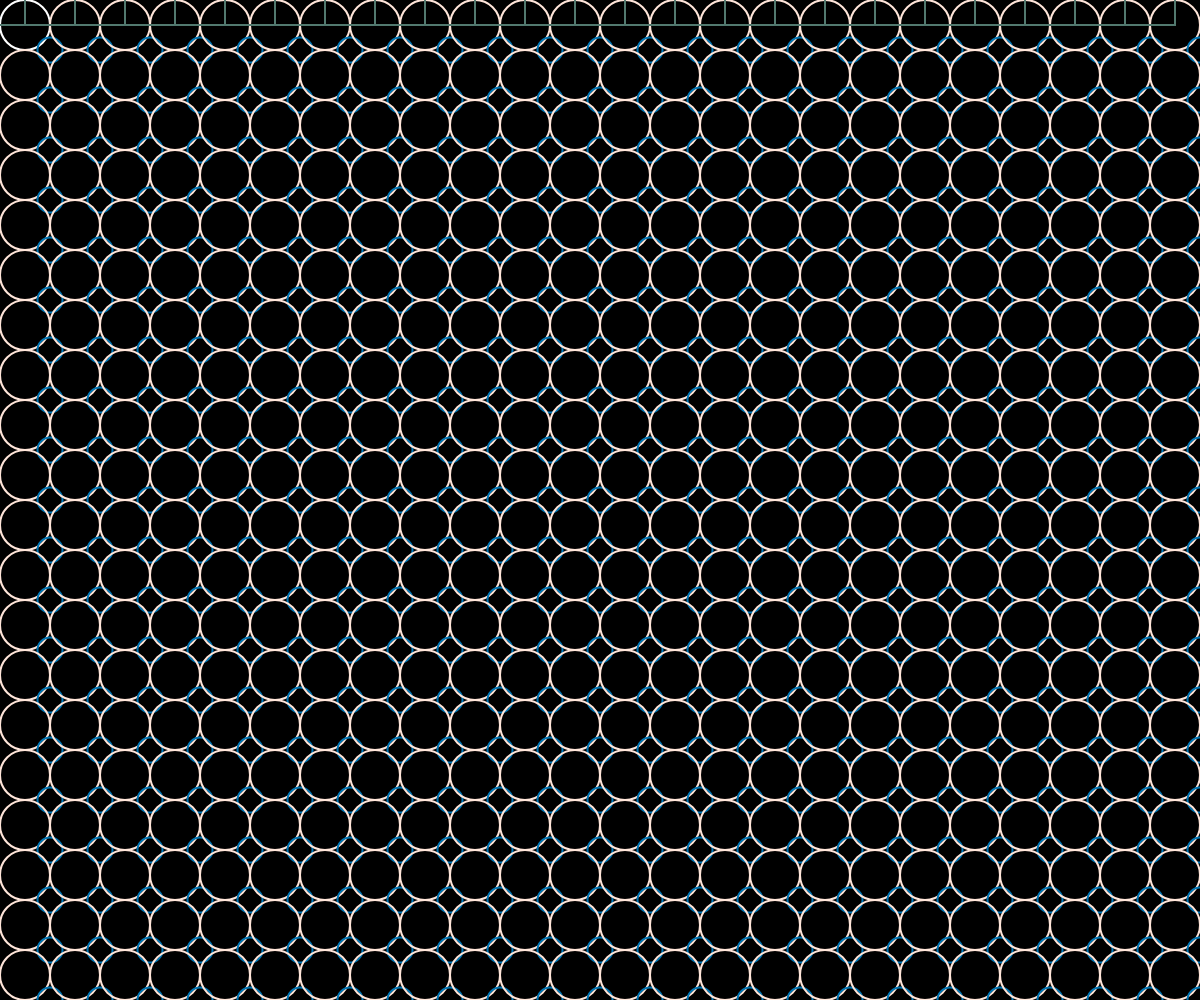
Frame 1 (no input)
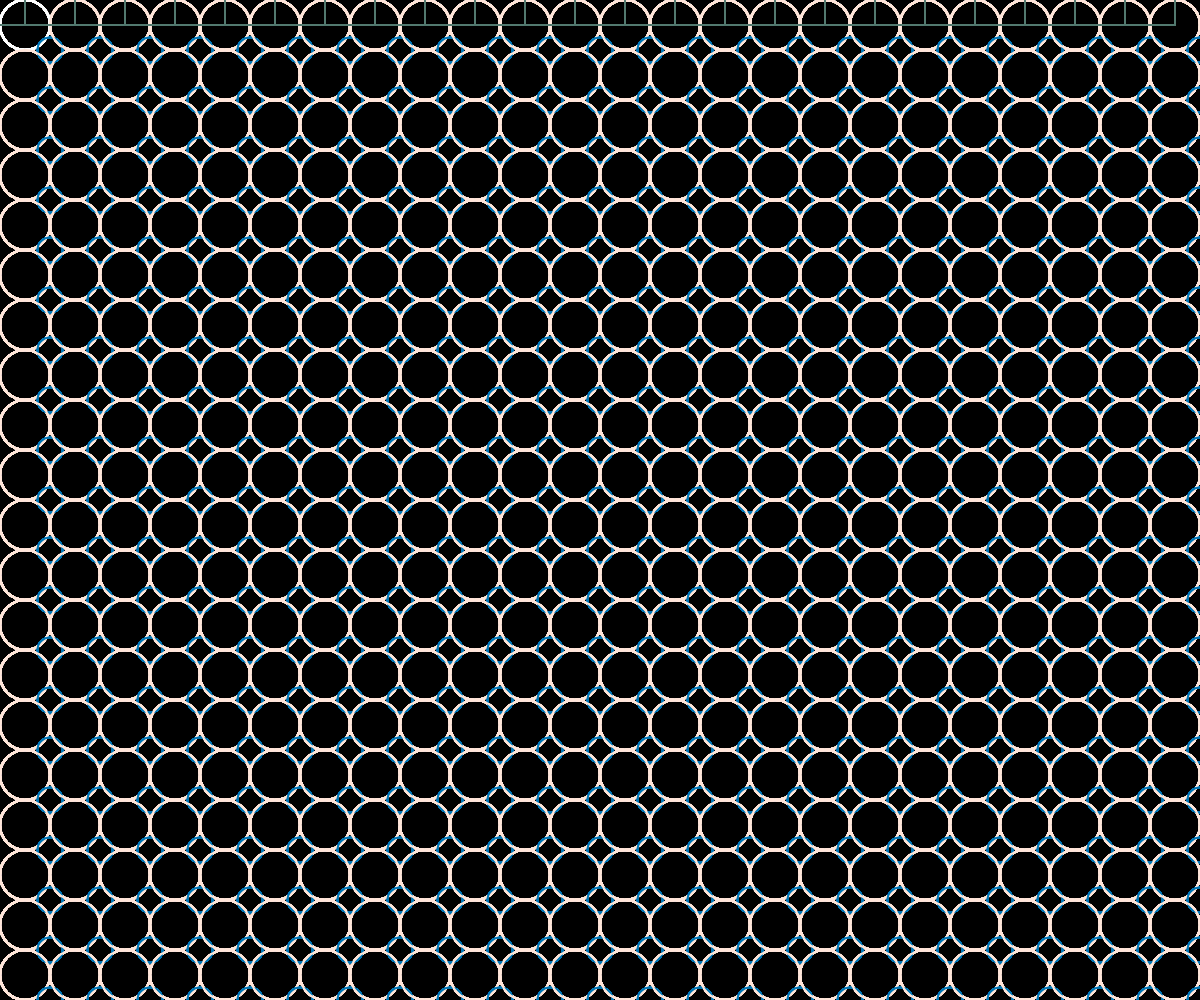
Frame 60 (no input)
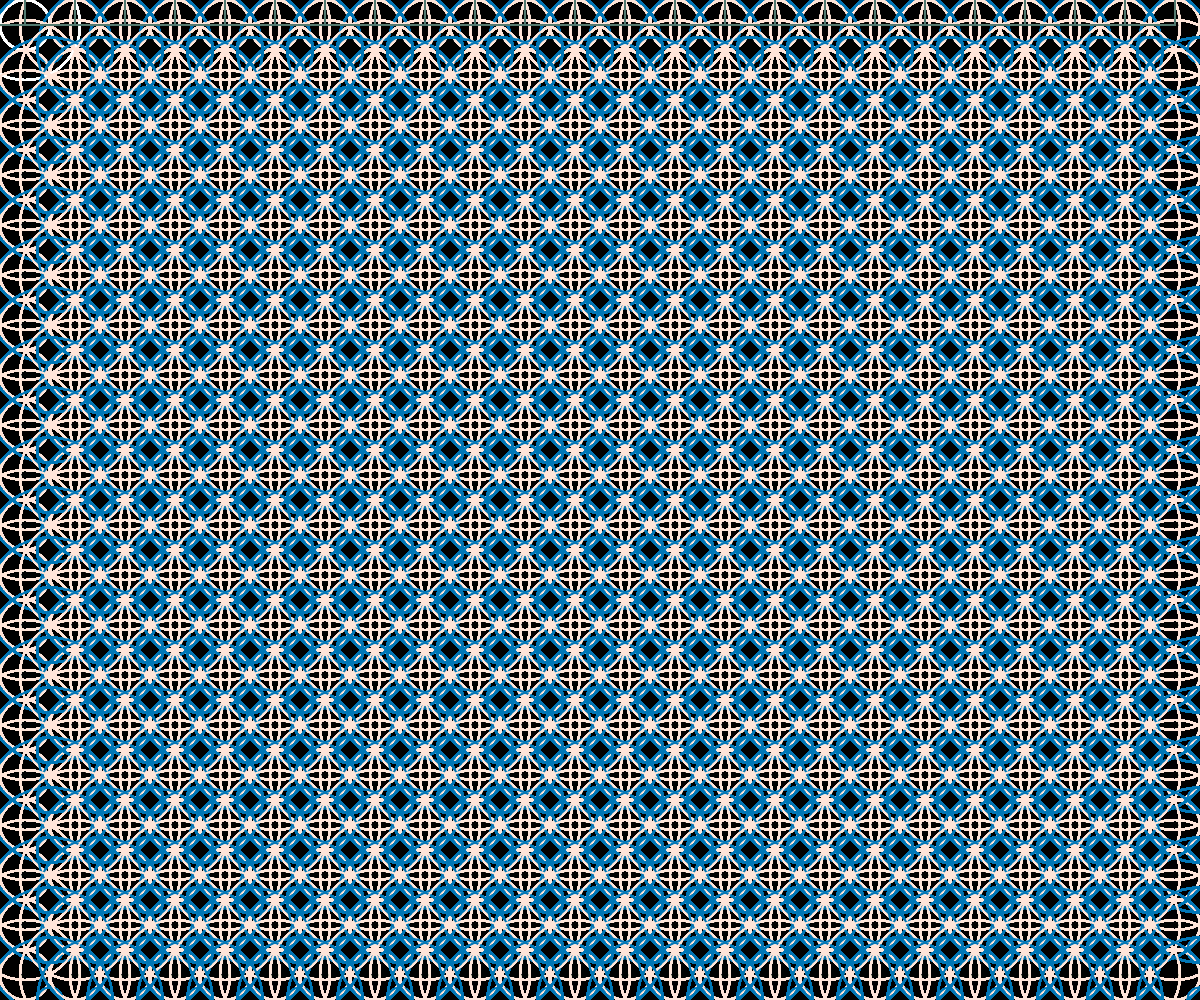
Frame 120 (the mouse pressed at the canvas centre since frame 60)

The p5.js sketch that drew these frames (run headless with seeded random() and noise() and a simulated clock; from frame 60 on, the mouse is pressed at the canvas centre):

// p5.js sketch
// ── sketch.js
function setup() {
  createCanvas(windowWidth, windowHeight);
  background(0);
}

function draw() {
  rectMode(CENTER)
  noFill()
  stroke(255)
  strokeWeight(2)
  for(var j =0; j<int(height/50);j++)
  for(var i =0; i<int(width/50);i=i+1)
  {
    ellipse(25+(i*50),25+(j*50),50+mouseX/10)
    stroke("#52796f")
    rect(0+(i*50),0,50)
    stroke("#0077b6")
    ellipse(50+(i*50),50+(j*50),25+mouseY/5)
    stroke("#ffe5d9")
  
  }
}
